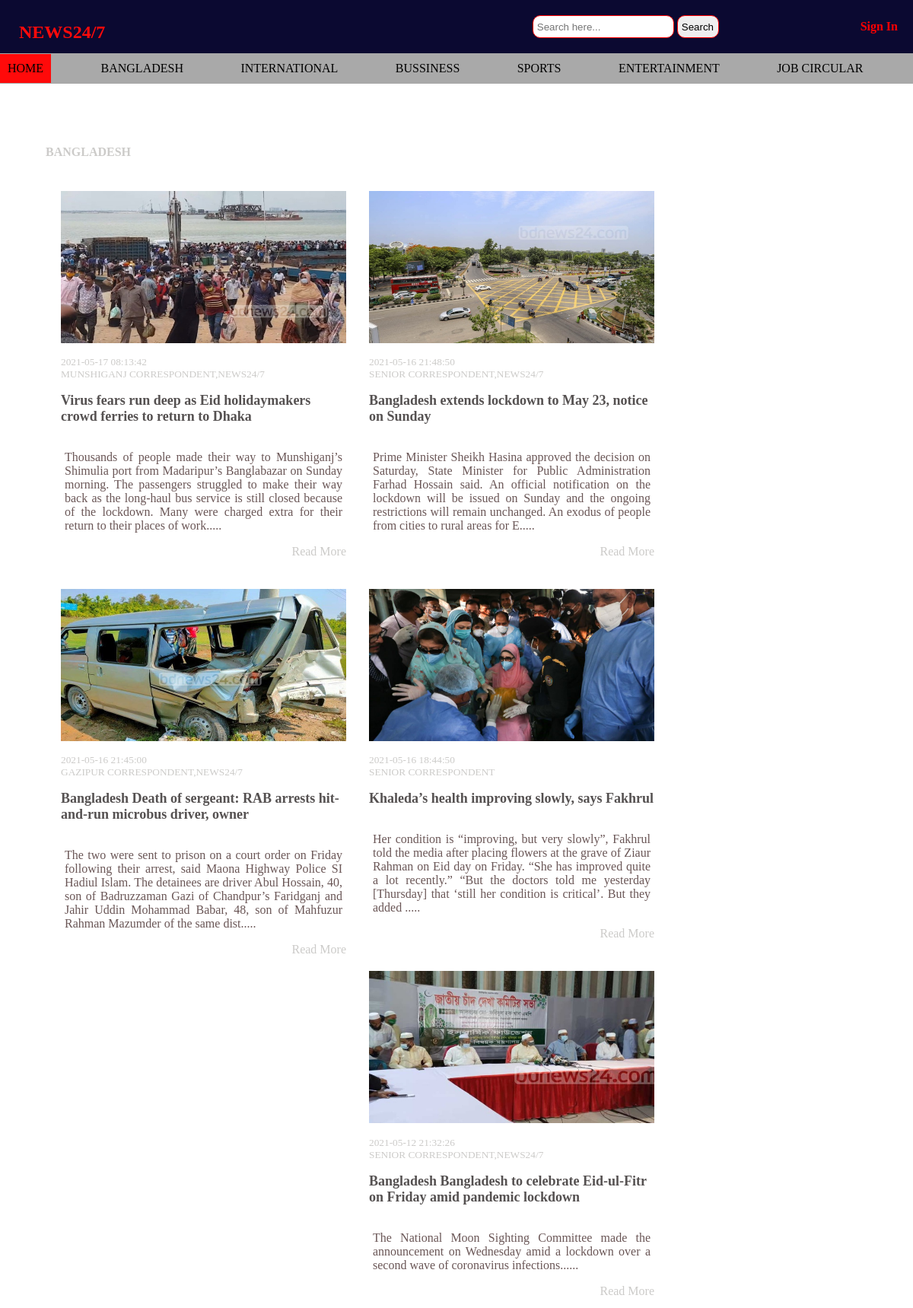
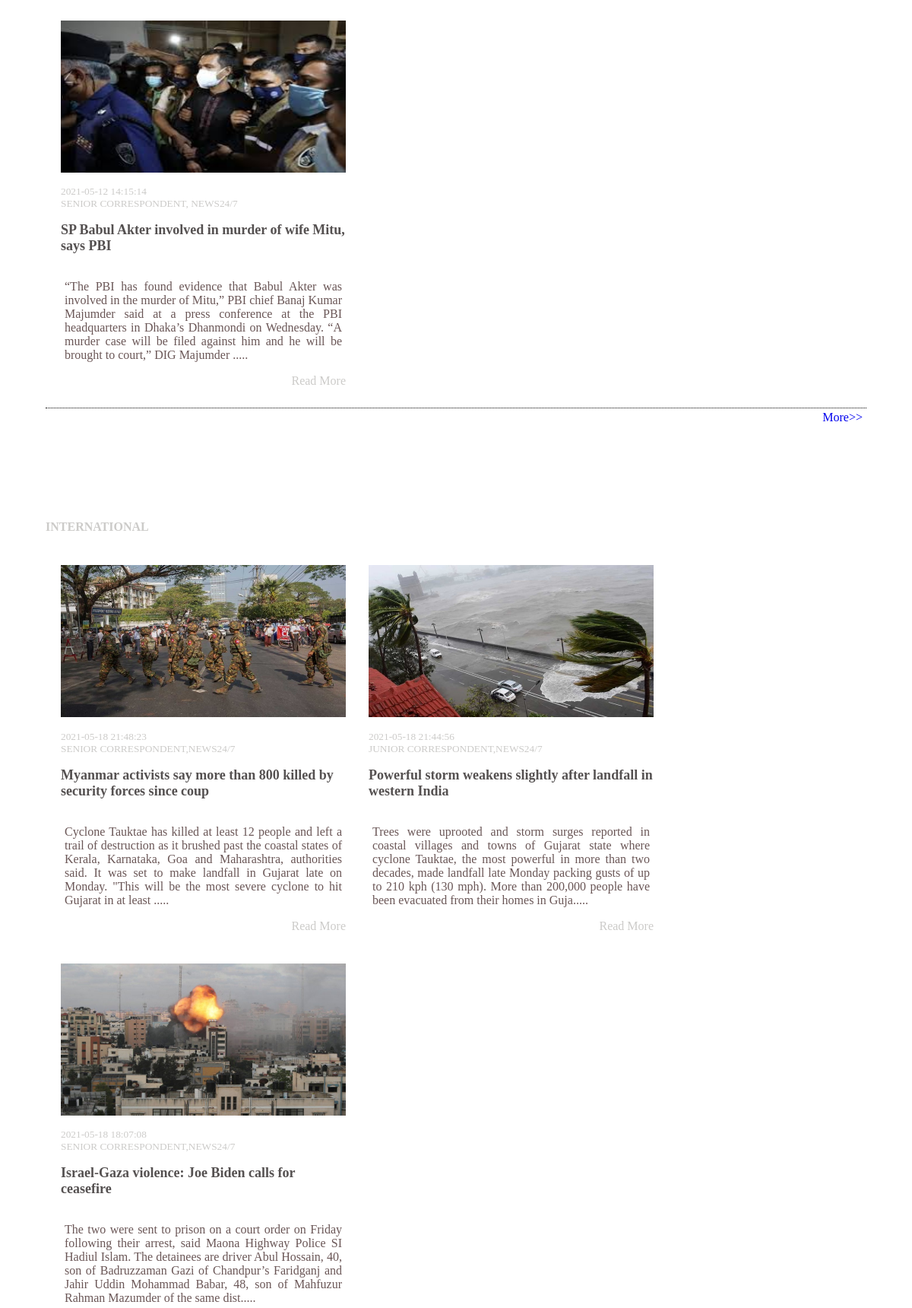
The page / (upper part) on the database its author committed (2 pictures, top to bottom).
### tables this page shows
CREATE TABLE `newstable` (
  `id` int(11) NOT NULL,
  `title` text NOT NULL,
  `author` varchar(255) DEFAULT NULL,
  `category` int(1) NOT NULL,
  `tag` int(1) NOT NULL,
  `news` text NOT NULL,
  `image` text NOT NULL,
  `status` int(1) NOT NULL COMMENT '0=hide \r\n1=show',
  `publish_date` datetime NOT NULL
);

### index.php (the view, shortened to what this page needs)
<?php
 include"asset/inc/db.php";
?>
<!DOCTYPE html>
<html>
<head>
	<link rel="stylesheet" href="https://use.fontawesome.com/releases/v5.10.2/css/all.css">
	<link rel="stylesheet" type="text/css" href="asset/css/style.css">
</head>
<body>
<section id="slider">
			<div class="container">
				<div class="slider-top">
					<div class="header">
					<div id="name">
							<p><a href="index.php">NEWS24/7</a></p>
					</div>
					<div id="search">
						<form action="news/search.php" method="POST">
							<input type="text" name="search" placeholder="Search here..." required="required">
							<input type="submit" name="searchbtn" value="Search">
						</form>
					</div>
		<div class="login" >
			<?php if( isset($_SESSION['email']))
{
?>
		<a href="logout.php" style="text-decoration: none">Log Out</a>
				<?php }
				else{ ?>
				      <a style="text-decoration: none" href="signin.php">Sign In</a>
				<?php } ?>
					</div>
			</div>
					<nav class="menu">
						<ul>
							<li class="active"><a href="index.php">Home</a></li>
							<li><a href="news/bdnews.php">Bangladesh</a></li>
							<li><a href="news/international.php">International</a></li>
							<li><a href="news/business.php">Bussiness</a></li>
							<li><a href="news/sports.php">Sports</a></li>
							<li><a href="news/entertainment.php">Entertainment</a></li>
							<li><a href="news/jobcircular.php">Job Circular</a></li>
						</ul>
					</nav>
			</div>
		</div>
	</section>
<section id="third-part">
	<div class="container-news"><h4>Bangladesh</h4>
		<div class="content-area">
	<?php
        $sql= "SELECT id,image,title,author,publish_date,news FROM newstable WHERE status = 1 AND category = 1 ORDER BY id DESC";
        $allNews= mysqli_query($db,$sql);
        $i = 0;
        while ($row = mysqli_fetch_assoc($allNews)) {
        	  $id            =$row['id'];
              $image         =$row['image'];
              $title         =$row['title'];
              $author        =$row['author'];
              $news          =$row['news'];
              $publish_date  =$row['publish_date'];
              $i++;
?>
<?php
 if ($i<=6) {?>
 	<div class="content-news">
				<div class="image"><img src="news/images/picfnews/<?php echo $image; ?>"></div>
			<div class="news-info"><p><?php echo $publish_date; ?> <br><?php echo $author; ?></p></div>
				<div class="news-title"><p><?php echo $title; ?></p></div>
			<div class="news"><p><?php  echo substr($news, 0, 300) . "....." ; ?></p>
			</div>
			<div class="more">
            <a href="news/fullviewnews.php?id=<?php echo $id; ?>">Read More</a>
           </div>
		</div>
<?php
 }
}
?>
</div>
	<div class="dotted"><a href="news/bdnews.php">More>></a></div>
	</div>
</section>
<section id="third-part">
	<div class="container-news"><h4>International</h4>
		<div class="content-area">
	<?php
        $sql= "SELECT id,image,title,author,publish_date,news FROM newstable WHERE status = 1 AND category = 2 ORDER BY id DESC";
        $allNews= mysqli_query($db,$sql);
        $i = 0;
        while ($row = mysqli_fetch_assoc($allNews)) {
        	  $id            =$row['id'];
              $image         =$row['image'];
              $title         =$row['title'];
              $author        =$row['author'];
              $news          =$row['news'];
              $publish_date  =$row['publish_date'];
              $i++;
?>
<?php
 if ($i<=6) {?>
 	<div class="content-news">
				<div class="image"><img src="news/images/picfnews/<?php echo $image; ?>"></div>
			<div class="news-info"><p><?php echo $publish_date; ?> <br><?php echo $author; ?></p></div>
				<div class="news-title"><p><?php echo $title; ?></p></div>
			<div class="news"><p><?php  echo substr($news, 0, 300) . "....." ; ?></p>
			</div>
			<div class="more">
            <a href="news/fullviewnews.php?id=<?php echo $id; ?>">Read More</a>
           </div>
		</div>
<?php
 }
}
?>
</div>
	</div>
</section>
</body>
</html>

### asset/css/style.css (style rules this page uses)
body { margin-top: 0px; margin-left: 0px; margin-right: 0px; margin-bottom: 0px; }
.container { display: flex; max-width: 100%; margin: 0px 0px 0px 0px; overflow: hidden; flex-direction: column; flex-wrap: wrap; align-content: center; justify-content: center; align-items: center; }
.slider-top { padding-top: 0px; width: 100%; }
.header { width: 100%; height: 60px; margin-top: 0px; padding: 5px; display: flex; background: #0b0931; align-items: center; justify-content: space-between; flex-direction: row; }
#name { margin: 0; height:60px; width: 50%; padding-left: 20px; box-sizing: border-box; font-size: x-large; font-weight: 50px; font-weight: bold; }
#name a { text-decoration: none; color: #ff0a0a; }
#search { display: flex; margin: 0; height: auto; width: 30%; padding: 20px; box-sizing: border-box; flex-direction: column; flex-wrap: wrap; align-content: flex-end; justify-content: flex-end; }
#search input { height: 30px; padding-left: 5px; box-sizing: border-box; border: 1px solid red; border-radius: 10px; }
.login { display: flex; margin: 0; height: auto; width: 20%; padding: 20px; box-sizing: border-box; align-content: flex-end; justify-content: flex-end; flex-direction: row; flex-wrap: nowrap; color: red; font-weight: bold; }
.login a { padding: 5px; background:transparent; color: red; box-sizing: border-box; border-radius: 10px; text-transform: capitalize; font-weight: bold; }
.menu { display:block; width: 100%; margin: 0px; height: 40px; background: darkgray; }
.menu ul { display: flex; width: 100%; height: 40px; margin: 0px; padding-left: 0px; flex-direction: column; flex-wrap: wrap; align-content: stretch; justify-content: center; align-items: flex-start; }
.menu ul li { display: inline-block; margin:0px; height:40px max-width:150px; padding: 10px; box-sizing: border-box; position: relative; }
.menu ul li a { text-decoration: none; font-size: 16px; color: black; text-transform: uppercase; }
.active, .menu ul li:hover { background-color:#ff0a0a; color:wheat; }
.container-news h4 { text-transform: uppercase; color:#cccbc9; }
.container-news { display: block; max-width: 100%; height: 100%; margin: 20px; padding: 40px; overflow: hidden; }
.content-area { display: block; margin: 5px; border-radius: 5px; box-sizing: border-box; overflow: hidden; flex-direction: row; justify-content: space-around; }
.content-news { max-width: 375px; margin: 20px 15px; float: left; padding: 0px; box-sizing: border-box; overflow: hidden; }
.image { display: block; max-width:375px; overflow: hidden; }
.image img { width: 100%; height: 200px; margin: 0px; padding: 0px; }
.news-info { width: 100%; height: 30px; text-transform: uppercase; font-size: smaller; color: #cccbc9; }
.news-title { width: 100%; padding: 5px font-size: 18px; font-weight: bold; font-size: large; color: #555151; text-align: left; }
.news { width: 100%; overflow: hidden; margin-top: 5px; font-size: 16px; color: #6a5656; padding: 0px 5px; box-sizing: border-box; text-align: justify; }
.more { width: 100% height:20px; float: right; }
.more a { text-decoration: none; background: transparent; color: #cccbc9; }
.dotted { height: 1px; width:100%px; border-bottom: 1px dotted black; }
.dotted a { padding: 5px; text-decoration: none; float:right; }

### rows shown on the page
newstable: image (picture), publish_date "2021-05-17 08:13:42", author "MUNSHIGANJ CORRESPONDENT,NEWS24/7", title "Virus fears run deep as Eid holidaymakers crowd ferries to return to Dhaka", news "Thousands of people made their way to Munshiganj’s Shimulia port from Madaripur’s Banglabazar on Sunday morning. The passengers struggled to make their way back as the long-haul bus service is still closed because of the lockdown. Many were charged extra for their return to their places of work"
newstable: image (picture), publish_date "2021-05-16 21:48:50", author "SENIOR CORRESPONDENT,NEWS24/7", title "Bangladesh extends lockdown to May 23, notice on Sunday", news "Prime Minister Sheikh Hasina approved the decision on Saturday, State Minister for Public Administration Farhad Hossain said. An official notification on the lockdown will be issued on Sunday and the ongoing restrictions will remain unchanged. An exodus of people from cities to rural areas for E"
newstable: image (picture), publish_date "2021-05-16 21:45:00", author "GAZIPUR CORRESPONDENT,NEWS24/7", title "Bangladesh Death of sergeant: RAB arrests hit-and-run microbus driver, owner", news "The two were sent to prison on a court order on Friday following their arrest, said Maona Highway Police SI Hadiul Islam. The detainees are driver Abul Hossain, 40, son of Badruzzaman Gazi of Chandpur’s Faridganj and Jahir Uddin Mohammad Babar, 48, son of Mahfuzur Rahman Mazumder of the same dist"
newstable: image (picture), publish_date "2021-05-16 18:44:50", author "SENIOR CORRESPONDENT", title "Khaleda’s health improving slowly, says Fakhrul", news "Her condition is “improving, but very slowly”, Fakhrul told the media after placing flowers at the grave of Ziaur Rahman on Eid day on Friday. “She has improved quite a lot recently.” “But the doctors told me yesterday [Thursday] that ‘still her condition is critical’. But they added"
newstable: image (picture), publish_date "2021-05-12 21:32:26", author "SENIOR CORRESPONDENT,NEWS24/7", title "Bangladesh Bangladesh to celebrate Eid-ul-Fitr on Friday amid pandemic lockdown", news "The National Moon Sighting Committee made the announcement on Wednesday amid a lockdown over a second wave of coronavirus infections."
newstable: image (picture), publish_date "2021-05-12 14:15:14", author "SENIOR CORRESPONDENT, NEWS24/7", title "SP Babul Akter involved in murder of wife Mitu, says PBI", news "“The PBI has found evidence that Babul Akter was involved in the murder of Mitu,” PBI chief Banaj Kumar Majumder said at a press conference at the PBI headquarters in Dhaka’s Dhanmondi on Wednesday. “A murder case will be filed against him and he will be brought to court,” DIG Majumder"
newstable: image (picture), publish_date "2021-05-18 21:48:23", author "SENIOR CORRESPONDENT,NEWS24/7", title "Myanmar activists say more than 800 killed by security forces since coup", news "Cyclone Tauktae has killed at least 12 people and left a trail of destruction as it brushed past the coastal states of Kerala, Karnataka, Goa and Maharashtra, authorities said. It was set to make landfall in Gujarat late on Monday. \"This will be the most severe cyclone to hit Gujarat in at least"
newstable: image (picture), publish_date "2021-05-18 21:44:56", author "JUNIOR CORRESPONDENT,NEWS24/7", title "Powerful storm weakens slightly after landfall in western India", news "Trees were uprooted and storm surges reported in coastal villages and towns of Gujarat state where cyclone Tauktae, the most powerful in more than two decades, made landfall late Monday packing gusts of up to 210 kph (130 mph). More than 200,000 people have been evacuated from their homes in Guja"
newstable: image (picture), publish_date "2021-05-18 18:07:08", author "SENIOR CORRESPONDENT,NEWS24/7", title "Israel-Gaza violence: Joe Biden calls for ceasefire", news "The two were sent to prison on a court order on Friday following their arrest, said Maona Highway Police SI Hadiul Islam. The detainees are driver Abul Hossain, 40, son of Badruzzaman Gazi of Chandpur’s Faridganj and Jahir Uddin Mohammad Babar, 48, son of Mahfuzur Rahman Mazumder of the same dist"
